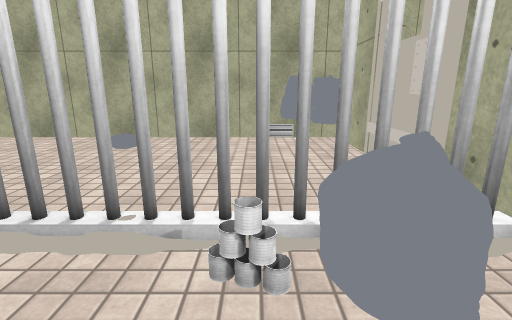
View 1 (above)

14 first-person views from a walk through a Unity game level. The camera is 1.4 m above the floor, tilts 14° down and sees 85° across. The floor is counted in squares, 0.5 m on a side. Each view is taken from the middle of a square. On the plan, view 1 faces up. The plan holds only what a view shows up to about 19 squares ahead; the rest is blank. The place goes on beyond the plan. Some animated figures are left out. Surface patterns are stand-ins for the level's own textures.

View 2
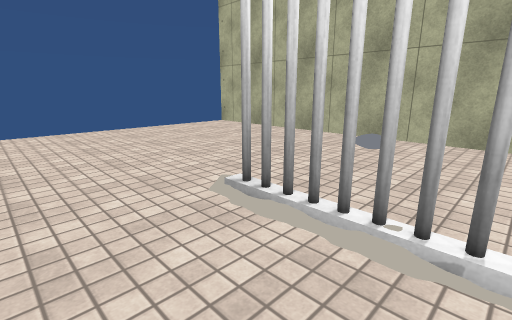

View 3
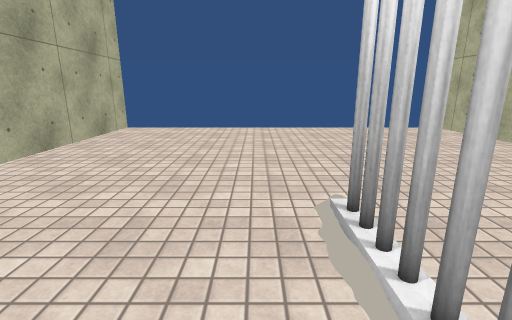

View 4
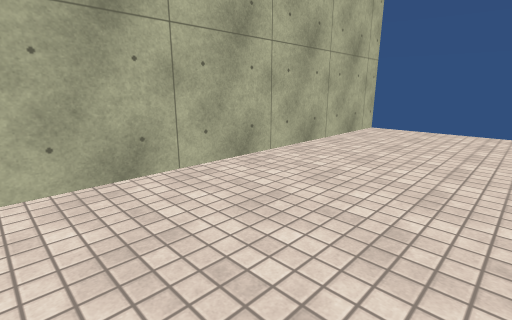

View 5
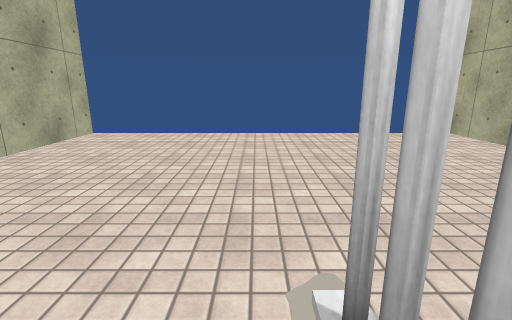

View 6
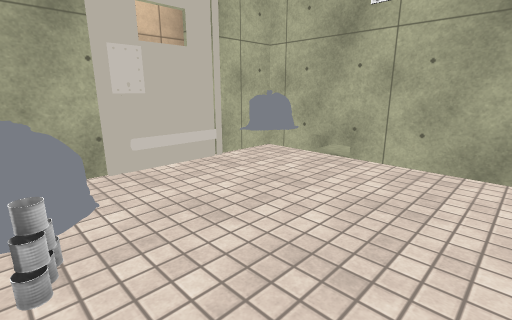

View 7
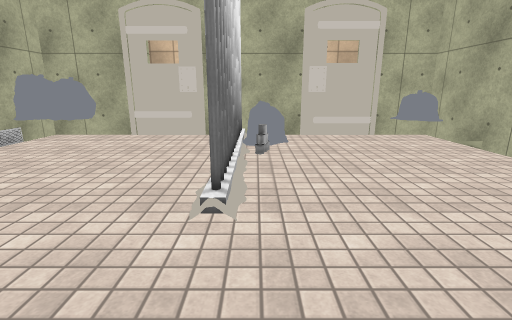

View 8
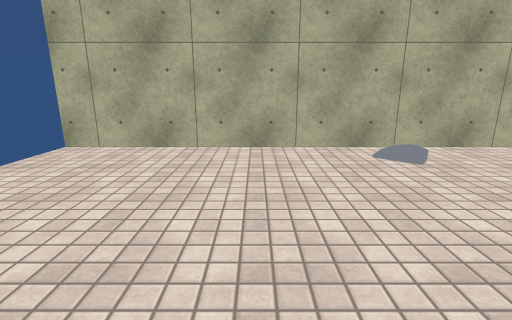

View 9
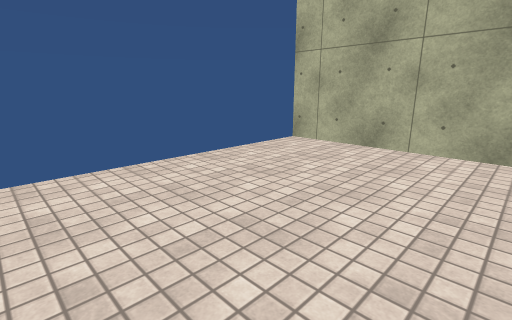

View 10
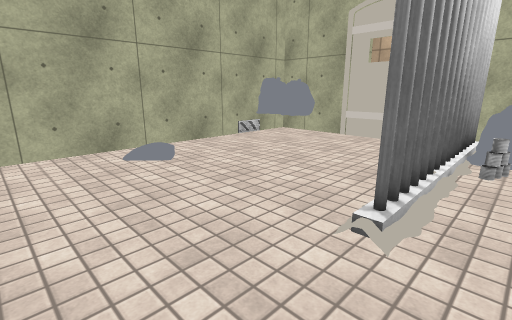

View 11
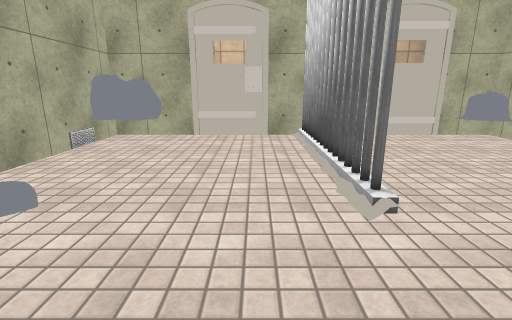

View 12
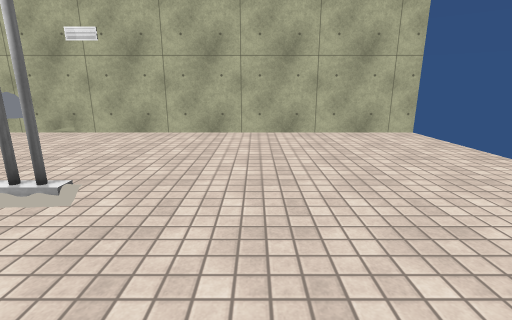

View 13
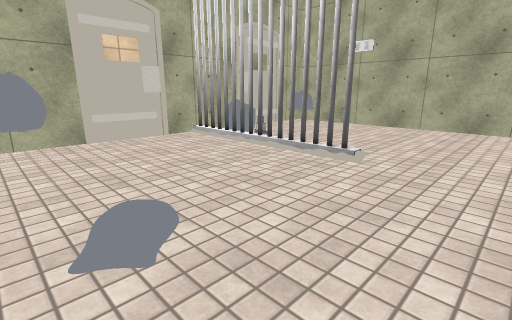

View 14
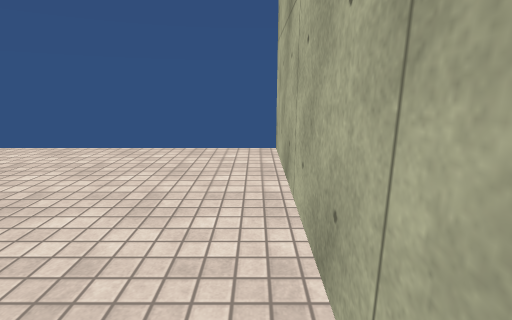

### Floor plan
Key: @ floor where view 1 was taken; # wall or solid block; x gap in a wall; . main floor; : floor 0.25 m higher than the main floor; / step, stairs or slope; = window, fence, low wall or low ledge; ^ raised ledge; O other object.
Columns run from 23 left of view 1 to 5 right of it. Each row starts with its distance up from view 1.
 17 #########################
 16  .......................##
 15  ............../:.......####
 14  ..............//........=###
 13  ...........................#
 12  ...........................#
 11  ...........................#
 10  ...........................#
  9  ...........................#
  8  ...........................#
  7  ...........................#
  6  ...........................#
  5  ...............:x:xx:x:###x#
  4  ......................O=#=.#
  3  .......................=^=.#
  2  ........................=..#
  1  ...........................#
  0  ......................@....#
 -1  ...........................#
 -2  ...........................#
 -3  .......................... #
 -4  ..........................=#
 -5  .........................=##
 -6  ........................ ###
 -7 ###########################

Where each view was taken, in squares from view 1:
view 1: 0 up, 0 right, facing up
view 2: 0 up, 1 left, facing up-left
view 3: 3 up, 1 left, facing left
view 4: 2 up, 1 left, facing down-left
view 5: 4 up, 4 left, facing left
view 6: 4 up, 5 left, facing down-right
view 7: 4 up, 13 left, facing right
view 8: 3 up, 13 left, facing up
view 9: 3 up, 12 left, facing up-left
view 10: 3 up, 12 left, facing up-right
view 11: 8 up, 13 left, facing right
view 12: 12 up, 12 left, facing down
view 13: 16 up, 12 left, facing down-right
view 14: 16 up, 9 left, facing left
